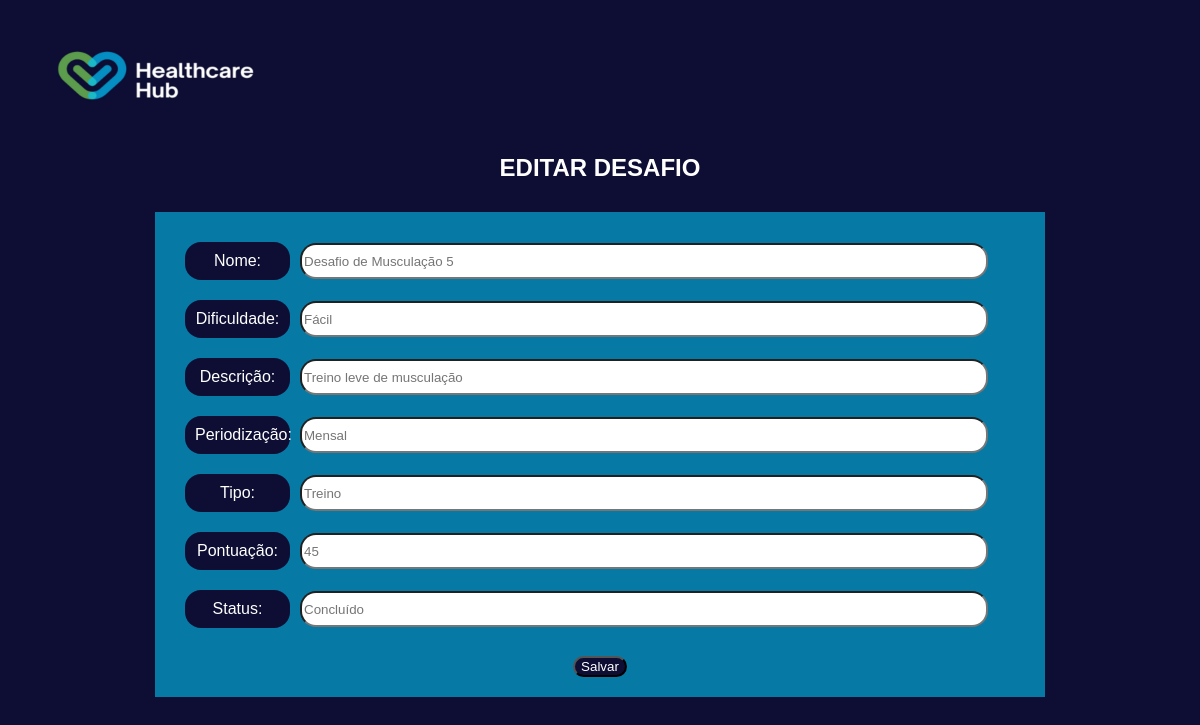
Page /userInteraction/editar_desafio.php?NomeUsuario=p_trainer5 on the committed database.
### tables this page shows
CREATE TABLE Desafio (
    ID_desafio INT PRIMARY KEY AUTO_INCREMENT,
    Nome VARCHAR(100),
    Dificuldade VARCHAR(20),
    Descricao VARCHAR(100),
    Periodizacao VARCHAR(20),
    Tipo VARCHAR(100),
    Pontuacao INT,
    Status VARCHAR(100),
    fk_Profissionais_NomeUsuario VARCHAR(100)
);

### userInteraction/editar_desafio.php (the view, shortened to what this page needs)
<?php
include("../connection.php");
$NomeUsuario = $_GET["NomeUsuario"];
$sql = "SELECT * FROM Desafio WHERE fk_Profissionais_NomeUsuario = '$NomeUsuario'";
$result = $conn->query($sql);
if ($result->num_rows > 0) {
    while ($row = $result->fetch_assoc()) {
        $nome = $row["Nome"];
        $dif = $row["Dificuldade"];
        $desc = $row["Descricao"];
        $peri = $row["Periodizacao"];
        $tipo = $row["Tipo"];
        $pont = $row["Pontuacao"];
        $stats = $row["Status"];
    }
}
?>
<!DOCTYPE html>
<html lang="en">
<head>
    <link rel="stylesheet" href="../css/style.css">
</head>
<body>
    <div class="navbar">
        <div class="navright">
            <a href="../home.php"><img id="logo" src="../img/cee8b1f2-8256-41cf-95f0-58bb48d144e4.jpg" style="width: 300px;"></a>
        </div>
    </div>
    <h2 style="text-align: center;">EDITAR DESAFIO</h2>
    <form action="../linksBd/link_editar_desafio.php?NomeUsuario=<?php echo $NomeUsuario ?>" method="post">
        <div class="box-tot" style="margin-top: 30px;">
            <div class="box-ajust">
                <div class="box-right">
                    Nome:
                </div>
                <div class="box-left">
                    <input type="text" name="nome" placeholder="<?php echo $nome ?>">
                </div>
            </div>
            <div class="box-ajust">
                <div class="box-right">
                    Dificuldade:
                </div>
                <div class="box-left">
                    <input type="text" name="dif" placeholder="<?php echo $dif ?>">
                </div>
            </div>
            <div class="box-ajust">
                <div class="box-right">
                    Descrição:
                </div>
                <div class="box-left">
                    <input type="text" name="desc" placeholder="<?php echo $desc ?>">
                </div>
            </div>
            <div class="box-ajust">
                <div class="box-right">
                    Periodização:
                </div>
                <div class="box-left">
                    <input type="text" name="peri" placeholder="<?php echo $peri ?>">
                </div>
            </div>
            <div class="box-ajust">
                <div class="box-right">
                    Tipo:
                </div>
                <div class="box-left">
                    <input type="text" name="tipo" placeholder="<?php echo $tipo ?>">
                </div>
            </div>
            <div class="box-ajust">
                <div class="box-right">
                    Pontuação:
                </div>
                <div class="box-left">
                    <input type="text" name="pont" placeholder="<?php echo $pont ?>">
                </div>
            </div>
            <div class="box-ajust">
                <div class="box-right">
                    Status:
                </div>
                <div class="box-left">
                    <input type="text" name="stats" placeholder="<?php echo $stats ?>">
                </div>
            </div><br>
            <a href=""><button value="salvar" id="save">Salvar</button><br></a>
        </div>
    </form>
</body>
</html>

### css/style.css (style rules this page uses)
* { margin: auto; color: white; font-family: Arial, Helvetica, sans-serif; }
body { background-color: #0E0E35; }
img#logo { width: 200px; height: 150px; }
.navbar { display: flex; align-items: center; margin-top: 0; }
.navright { margin-top: 0; }
.box-tot { display: flex; justify-content: center; flex-direction: column; width: 850px; padding: 20px; background-color: #067aa5; }
.box-ajust { display: flex; align-items: center; padding: 10px; width: 100%; }
.box-right { width: 10%; text-align: center; padding: 10px; background-color: #0E0E35; margin-left: 0; margin-right: 0; border-radius: 1rem; }
.box-left { width: 80%; margin-left: 10px; color: black; }
.box-left input { width: 100%; border-radius: 1rem; height: 30px; color: black; }
button { background-color: #0E0E35; color: white; border-radius: 1rem; }

### rows in the picture
desafio: nome "Desafio de Musculação 5", dif "Fácil", desc "Treino leve de musculação", peri "Mensal", tipo "Treino", pont "45", stats "Concluído"
